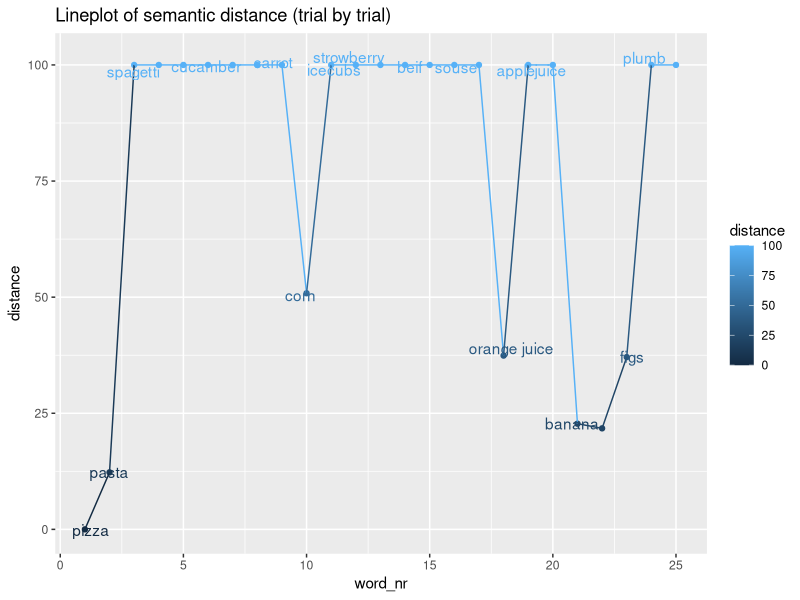
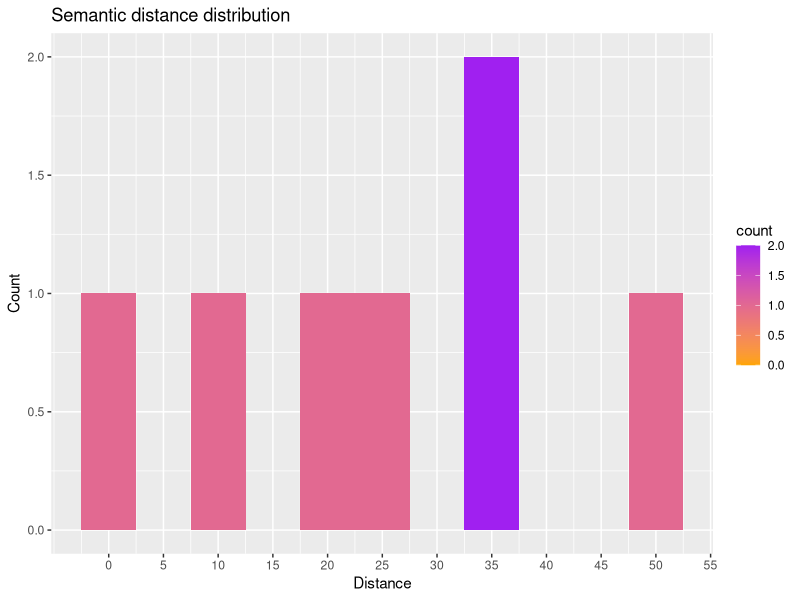
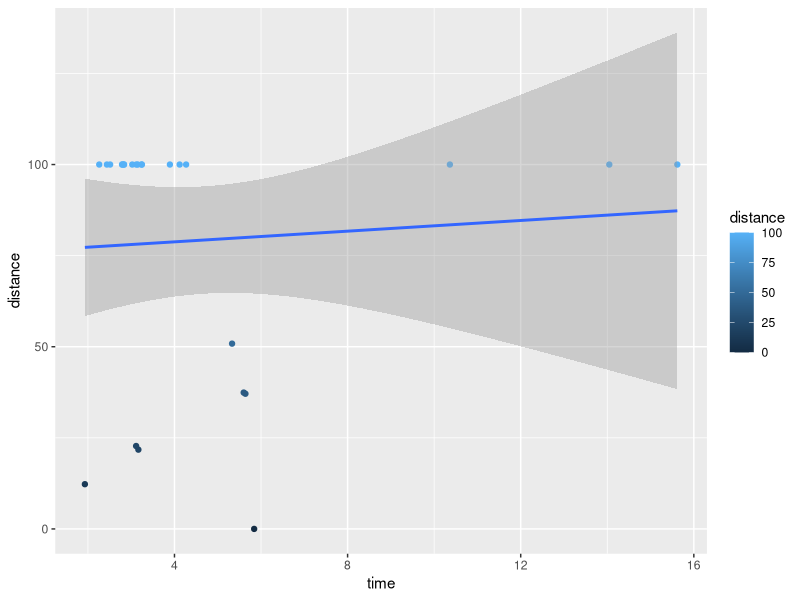

Write the R code that produced these figures, in order.
## ---- chunk 1
library(tidyverse) ; library(ggplot2)
setwd("/Users/FlowersnIce-cream/Google Drev/Hogwarts/R Studio/work/CLasswork/Adam Semanticmap - 8")
your_data <- read.csv("Harry Potter.csv")
## ---- chunk 2

ggplot(your_data, aes(word_nr, distance, label = word,  color = distance)) + 
  geom_point() + 
  geom_line() +
  geom_text(check_overlap = T, position =  position_jitter(height = 2))+
  ggtitle("Lineplot of semantic distance (trial by trial)")
## ---- chunk 3
your_data %>% 
  filter(distance != 100) %>% 
  ggplot(aes(distance, color = distance)) +
  geom_histogram(binwidth = 5, aes(fill = ..count..)) +
  scale_fill_gradient("count", low="orange", high="purple") +
  labs(x = "Distance", 
       y = "Count", 
       title = "Semantic distance distribution") +
  scale_x_continuous(breaks = seq(0,100,5))


## ---- chunk 4
ggplot(your_data, aes(x=time, y=distance, color=distance))+geom_point()+geom_smooth(method = "lm")
